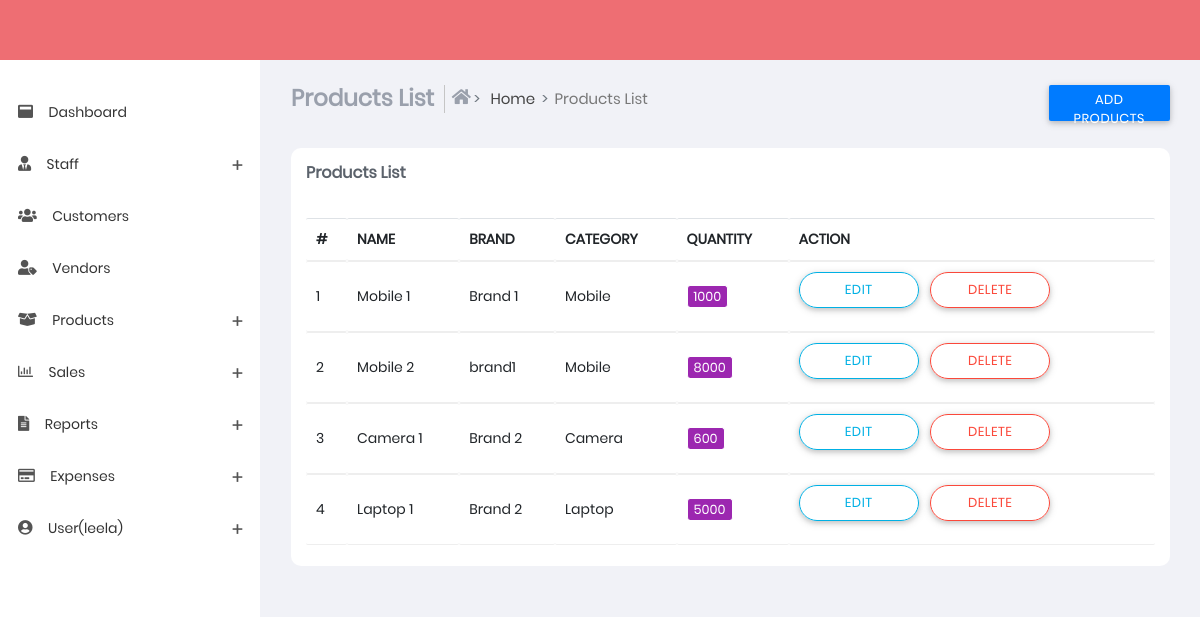
The app's page /products.html (signed in) with its own data.
### sub_part/models.py (models this page shows, shortened)
class productslists(models.Model):
    name = models.CharField(max_length=100)
    brand = models.CharField(max_length=100)
    category = models.CharField(max_length=100)
    quantity = models.IntegerField()
    stock = models.IntegerField()

### sub_part/views.py (the view, shortened to what this page needs)
# urls.py: path('products.html',views.products,name="products"),
@login_required(login_url='login')
def products(request):
    productslistarray=productslists.objects.all()
    return render(request,'products.html',{'productslistarray': productslistarray,'u':request.user})

### templates/products.html (shortened to what this page needs)
{% extends 'base.html' %}
{% load static %}
{% block content %}
<section class="content">
    <div class="container-fluid">
        <div class="block-header">
            <div class="row">
                <div class="col-xs-12 col-sm-12 col-md-10 col-lg-10">
                    <ul class="breadcrumb breadcrumb-item ">
                        <li class="breadcrumb-item">
                            <h4 class="page-title">Products List</h4>
                        </li>
                        <li class="breadcrumb-item bcrumb-1">
                            <a href="index">
                                <i class="fas fa-home"></i> Home</a>
                        </li>
                        <li class="breadcrumb-item active">Products List</li>
                    </ul>
                </div>
                <div class="col-xs-12 col-sm-12 col-md-2 col-lg-2">
                    <ul class="breadcrumb breadcrumb-item ">
                        <li>
                            <button type="button" class="btn btn-primary" data-toggle="modal"
                                data-target=".bd-example-modal-lg">
                                Add Products</button>
                        </li>
                    </ul>
                </div>
            </div>
        </div>
        <div class="row clearfix">
            <div class="col-lg-12 col-md-12 col-sm-12 col-xs-12">
                <div class="card">
                    <div class="header">
                        <h2>
                            <strong>Products List</strong>
                        </h2>
                    </div>
                    <div class="body">
                        <div class="table-responsive">
                            <table class="table   table-hover js-basic-example dataTable">
                                <thead>
                                    <tr>
                                        <th>#</th>
                                        <th>NAME</th>
                                        <th>BRAND</th>
                                        <th>CATEGORY</th>
                                        <th>QUANTITY</th>
                                        <th>ACTION</th>
                                    </tr>
                                </thead>
                                <tbody>
                                    {% for productslist in productslistarray%}
                                    <tr>
                                        <td>{{ forloop.counter }}</td>
                                        <td>{{productslist.name}}</td>
                                        <td>{{productslist.brand}}</td>
                                        <td>{{productslist.category}}</td>
                                        <td><span class="badge bg-purple">{{productslist.quantity}}</span></td>
                                        <td>
                                            <div class="button-demo">
                                                <a href="/products_edit/{{ productslist.id }}">
                                                    <button type="button" class="btn btn-outline-info btn-border-radius"
                                                        >Edit</button>
                                                </a>
                                                <a href="/delete_products/{{ productslist.id }}">
                                                    <button type="button"
                                                        class="btn btn-outline-danger btn-border-radius">
                                                        Delete
                                                    </button>
                                                </a>
                                            </div>
                                        </td>
                                    </tr>
                                    {% endfor %}
                                </tbody>
                            </table>
                        </div>
                    </div>
                </div>
            </div>
        </div>
    </div>
</section>
{% endblock %}

### templates/base.html (shortened to what this page needs)
{% load static %}
<!DOCTYPE html>
<html lang="en">
<head>
    <link href="{% static 'css/app.min.css'%}" rel="stylesheet">
    <link href="{% static 'css/style.css'%}" rel="stylesheet" />
    <link href="{% static 'css/styles/all-themes.css'%}" rel="stylesheet" />
</head>
<body class="light fixed">
    <nav class="navbar">
    </nav>
    <div>
        <aside id="leftsidebar" class="sidebar">
            <div class="menu">
                <ul class="list">
                    <li>
                        <a href="index">
                                <i class="fas fa-window-maximize"></i>
                                <span >Dashboard</span>
                        </a>
                    </li>
                    <li>
                        <a href="#" onClick="return false;" class="menu-toggle">
                            <i class="fas fa-user-tie"></i>
                            <span>Staff</span>
                        </a>
                    </li>
                    <li>
                        <a href="customer.html">
                            <i class="fas fa-users"></i>
                            <span>Customers</span>
                        </a>
                    </li>
                    <li>
                        <a href="vendors.html">
                            <i class="fas fa-user-tag"></i>
                            <span>Vendors</span>
                        </a>
                    </li>
                    <li>
                        <a href="#" onClick="return false;" class="menu-toggle">
                            <i class="fas fa-box-open"></i>
                            <span>Products</span>
                        </a>
                    </li>
                    <li>
                        <a href="#" onClick="return false;" class="menu-toggle">
                            <i class="far fa-chart-bar"></i>
                            <span>Sales</span>
                        </a>
                    </li>
                    <li>
                        <a href="#" onClick="return false;" class="menu-toggle">
                            <i class="fas fa-file-alt"></i>
                            <span>Reports</span>
                        </a>
                    </li>
                    <li>
                        <a href="#" onClick="return false;" class="menu-toggle">
                            <i class="far fa-credit-card"></i>
                            <span>Expenses</span>
                        </a>
                    </li>
                    <li>
                        <a href="#" onClick="return false;" class="menu-toggle">
                            <i class="fas fa-user-circle"></i>
                            <span>User({{u.username}})</span>
                        </a>
                    </li>
                </ul>
            </div>
        </aside>
    </div>
    {% block content %}
    {% endblock %}
</body>
</html>

### records on screen
productslists: name "Mobile 1", brand "Brand 1", category "Mobile", quantity "1000"
productslists: name "Mobile 2", brand "brand1", category "Mobile", quantity "8000"
productslists: name "Camera 1", brand "Brand 2", category "Camera", quantity "600"
productslists: name "Laptop 1", brand "Brand 2", category "Laptop", quantity "5000"

### other values on screen
{{ u.username }} "leela"
